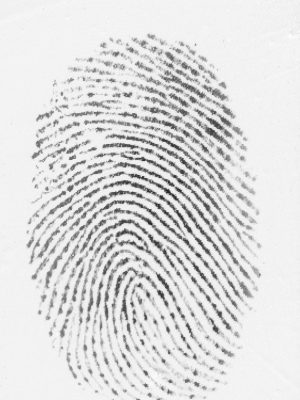
#> input picture Local_Dataset/ab/fingerprint_20250422_173511.bmp, 300 x 400 px, found by its file name; its folder holds only this picture in this run
$ jupyter execute --allow-errors dataset_preprocessing.ipynb
#> lines starting #> are read from the running program, lines starting #| are printed output that depends on the picture; after the words box and inside, x2 and y2 are one past the last pixel; in counts of white or black regions, pixels touching at a corner belong together
#> further down, img is the input picture: shape (400, 300); min 33, max 250, mean 221.2
[cell 1]
import cv2
import numpy as np
import fingerprint_enhancer
import matplotlib.pyplot as plt
import os
import random

[cell 2]
# Set dataset folder path
dataset_path = "./ab"

[cell 3]
# List all image files
image_files = [f for f in os.listdir(dataset_path) if f.endswith(('.bmp', '.jpg', '.png', '.jpeg'))]

[cell 4]
# Select a few images for visualization
sample_images = random.sample(image_files, min(5, len(image_files)))

Define Noise Reduction Function (Gaussian Blur and Thresholding)

[cell 5]
def noise_reduction(image):
    """Apply Gaussian blur followed by adaptive thresholding."""
    # Apply Gaussian blur to reduce noise
    blurred_image = cv2.GaussianBlur(image, (3, 3), 0)

    # Apply adaptive thresholding
    threshold_image = cv2.adaptiveThreshold(blurred_image, 255, cv2.ADAPTIVE_THRESH_GAUSSIAN_C,
                                            cv2.THRESH_BINARY, 11, 5)

    return threshold_image

Define Data Augmentation Function

[cell 6]
def augment_image(image):
    """Apply augmentation: rotation, flipping, and resizing."""
    augmented_images = []

    # Ensure image is uint8
    image = (image * 255).astype(np.uint8)

    # Rotate (random angles)
    for angle in [15, -15, 30, -30]:
        (h, w) = image.shape[:2]
        center = (w // 2, h // 2)
        M = cv2.getRotationMatrix2D(center, angle, 1.0)
        rotated = cv2.warpAffine(image, M, (w, h))
        augmented_images.append(rotated)

    # Flip (Horizontal and Vertical)
    flipped_horizontally = cv2.flip(image, 1)  # Horizontal flip
    augmented_images.append(flipped_horizontally)

    flipped_vertically = cv2.flip(image, 0)  # Vertical flip
    augmented_images.append(flipped_vertically)


    return augmented_images

Lets apply masked processing to apply noise reduction  only to the fingerprint and leave the white space

[cell 7]
def apply_masked_processing(image):
    """Apply processing only to the fingerprint region."""
    # Step 1: Create a binary mask for the fingerprint region
    _, binary_mask = cv2.threshold(image, 200, 255, cv2.THRESH_BINARY_INV)
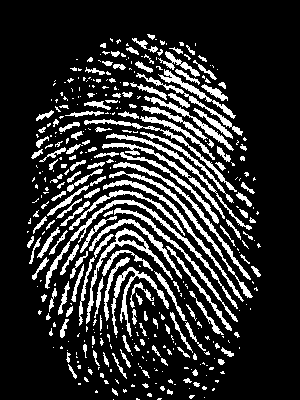
#> binary_mask: shape (400, 300); 18.1% white; 393 white regions (231 under 20 px), largest, box (x1, y1, x2, y2) and area: (45, 200, 238, 309) 1039, (86, 228, 173, 324) 733, (103, 180, 244, 302) 732

    # Step 2: Apply Gaussian blur to the entire image
    blurred_image = cv2.GaussianBlur(image, (3, 3), 0)
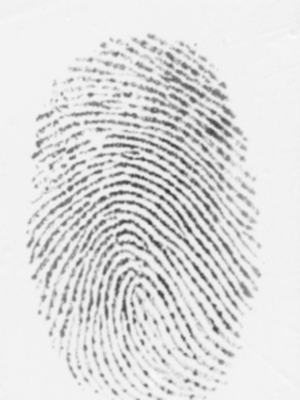
#> blurred_image: shape (400, 300); min 46, max 250, mean 221.2

    # Step 3: Apply adaptive thresholding to the blurred image
    threshold_image = cv2.adaptiveThreshold(blurred_image, 255, cv2.ADAPTIVE_THRESH_GAUSSIAN_C,
                                            cv2.THRESH_BINARY, 11, 5)
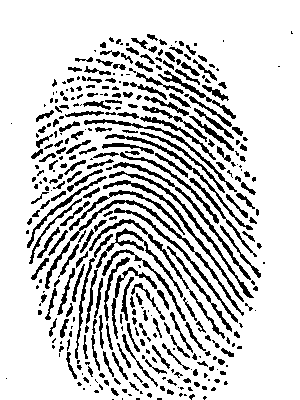
#> threshold_image: shape (400, 300); 80.9% white; 359 black regions (148 under 20 px), largest, box (x1, y1, x2, y2) and area: (45, 200, 244, 316) 958, (103, 180, 244, 302) 659, (109, 171, 254, 298) 658

    # Step 4: Isolate the fingerprint area (where mask is white)
    enhanced_fingerprint = cv2.bitwise_and(threshold_image, threshold_image, mask=binary_mask)
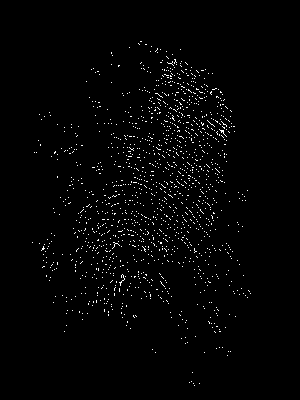
#> enhanced_fingerprint: shape (400, 300); 1.7% white in thin lines or dots, all inside (x1, y1, x2, y2) = (32, 41, 251, 386)

    # Step 5: Keep the original background (where mask is black)
    background = cv2.bitwise_and(image, image, mask=cv2.bitwise_not(binary_mask))
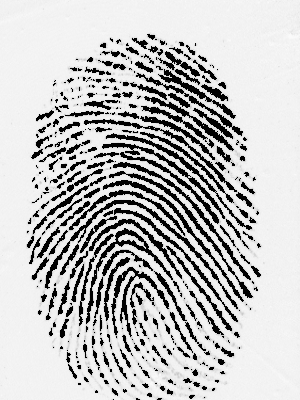
#> background: shape (400, 300); min 0, max 250, mean 194.5

    # Step 6: Combine the enhanced fingerprint and the original background
    final_image = cv2.add(enhanced_fingerprint, background)
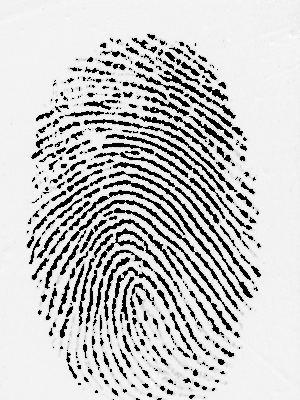
#> final_image: shape (400, 300); min 0, max 255, mean 198.8

    return final_image

Now we apply those funtions  ot sample images  and shwo for comparison

[cell 8]
# Plot original, denoised, enhanced, and augmented images
fig, axes = plt.subplots(len(sample_images), 4, figsize=(14, 15))

#> (the rest of this cell did not finish here and is left out)

$ run again, on Local_Dataset/ab/fingerprint_20250423_143422.bmp
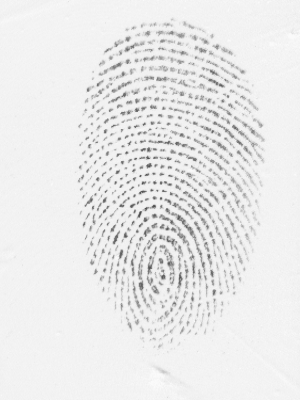
#> input picture Local_Dataset/ab/fingerprint_20250423_143422.bmp, 300 x 400 px, found by its file name
#> img is the input picture: shape (400, 300); min 77, max 250, mean 234.3
#> in apply_masked_processing, `_, binary_mask = cv2.threshold(image, 200, 255, cv2.THRESH_BINARY_INV)`:
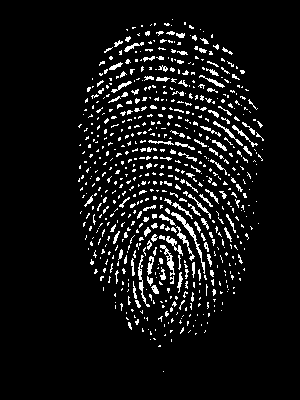
#> binary_mask: shape (400, 300); 7.3% white in thin lines or dots, all inside (x1, y1, x2, y2) = (78, 19, 264, 372)
#> threshold_image: shape (400, 300); 88.7% white; black in thin lines or dots, all inside (x1, y1, x2, y2) = (14, 18, 294, 398)
#> enhanced_fingerprint: shape (400, 300); 0.14% white in thin lines or dots, all inside (x1, y1, x2, y2) = (88, 33, 257, 307)
#> in apply_masked_processing, `background = cv2.bitwise_and(image, image, mask=cv2.bitwise_not(binary..`:
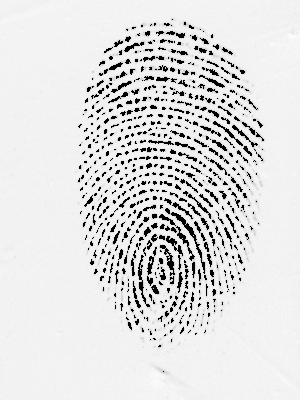
#> background: shape (400, 300); min 0, max 250, mean 222.1

$ run again, on Local_Dataset/ab/fingerprint_20250423_143426.bmp
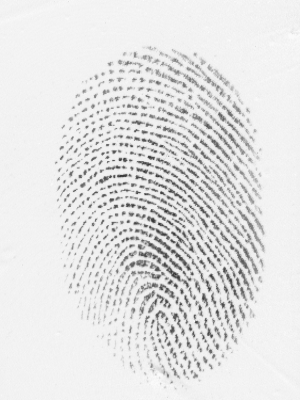
#> input picture Local_Dataset/ab/fingerprint_20250423_143426.bmp, 300 x 400 px, found by its file name
#> img is the input picture: shape (400, 300); min 49, max 250, mean 227.6
#> in apply_masked_processing, `_, binary_mask = cv2.threshold(image, 200, 255, cv2.THRESH_BINARY_INV)`:
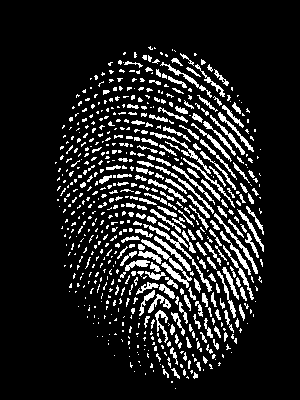
#> binary_mask: shape (400, 300); 12.9% white in thin lines or dots, all inside (x1, y1, x2, y2) = (55, 46, 264, 389)
#> threshold_image: shape (400, 300); 84.9% white; black in thin lines or dots, all inside (x1, y1, x2, y2) = (14, 31, 293, 398)
#> enhanced_fingerprint: shape (400, 300); 0.8% white in thin lines or dots, all inside (x1, y1, x2, y2) = (101, 58, 263, 373)
#> in apply_masked_processing, `background = cv2.bitwise_and(image, image, mask=cv2.bitwise_not(binary..`:
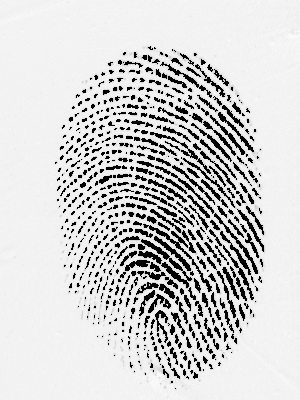
#> background: shape (400, 300); min 0, max 250, mean 207.8

$ run again, on Local_Dataset/ab/fingerprint_20250423_143431.bmp
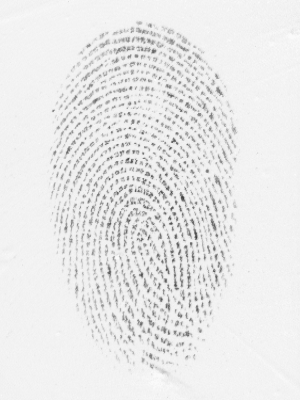
#> input picture Local_Dataset/ab/fingerprint_20250423_143431.bmp, 300 x 400 px, found by its file name
#> img is the input picture: shape (400, 300); min 61, max 250, mean 233.4
#> in apply_masked_processing, `_, binary_mask = cv2.threshold(image, 200, 255, cv2.THRESH_BINARY_INV)`:
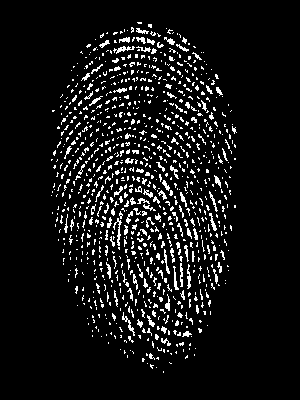
#> binary_mask: shape (400, 300); 7.9% white in thin lines or dots, all inside (x1, y1, x2, y2) = (51, 22, 237, 373)
#> threshold_image: shape (400, 300); 87.1% white; black in thin lines or dots, all inside (x1, y1, x2, y2) = (14, 21, 293, 398)
#> enhanced_fingerprint: shape (400, 300); 0.11% white in thin lines or dots, all inside (x1, y1, x2, y2) = (73, 30, 220, 358)
#> in apply_masked_processing, `background = cv2.bitwise_and(image, image, mask=cv2.bitwise_not(binary..`:
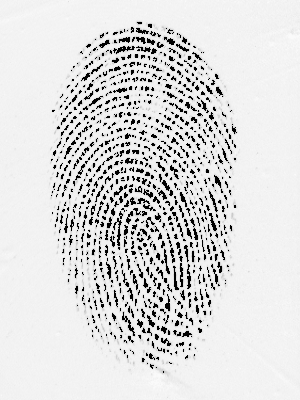
#> background: shape (400, 300); min 0, max 250, mean 220
